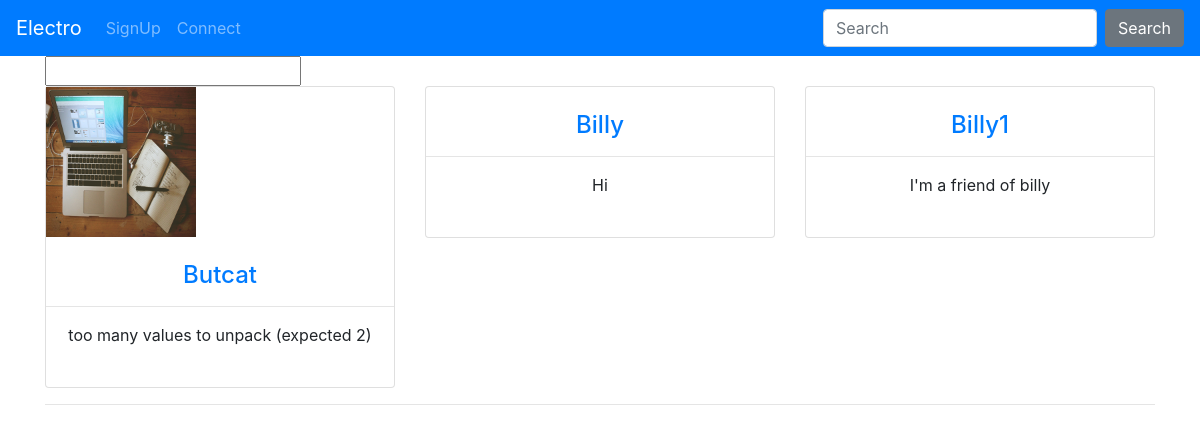
Before: /electro/user with the older database file.
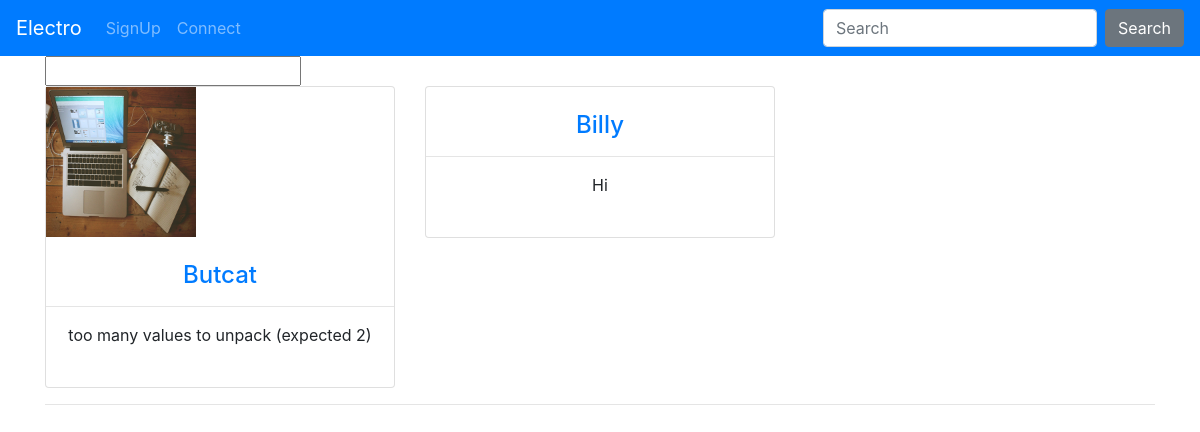
After: the same page with the newer database file.
### electro_social/models.py (models this page shows, shortened)
class UserInfo(models.Model):
    user = models.OneToOneField(settings.AUTH_USER_MODEL,
    on_delete=models.CASCADE)
    profile_picture = models.ImageField(upload_to='img', blank=True)
    description = models.TextField(blank=True)
    friends = models.ManyToManyField('UserInfo', blank=True)
    class Meta():
        ordering = ['user']

### electro_social/views.py (the view)
# urls.py: path('user', views.DisplayUserInfoView.as_view(), name='user'),
class DisplayUserInfoView(ListView):
    model = UserInfo
    form_class = UserProfileSearchForm
    template_name = 'users/user_profile.html'
    context_object_name = 'infos'
    def get_queryset(self):
        form = self.form_class(self.request.GET)
        if form.is_valid():
            return UserInfo.objects.filter(user__username__icontains=form.cleaned_data['user'])
        return UserInfo.objects.all()

### electro_social/templates/users/user_profile.html (shortened to what this page needs)
{% extends 'base.html' %}
{% load static %}
{% block page_content %}
<div class="container" id="padding">
  <form method="GET">
    <input id="user" type="text" name="user">
  </form>
</div>
<div class="container">
  {%  for info in infos  %}
  {% if forloop.counter0|divisibleby:3 %} <div class="row text-center"> {%  endif %}
    <div class="col-md-4">
      <div class="card">
        {% if info.profile_picture %}
        <img class="card-image-top" src="{{ info.profile_picture.url }}" id="profile-picture">
        {% endif %}
        <div class="card-content">
          <br>
          <h4><a href="{% url 'electro:detail' info.user.pk %}">{{ info.user }}</a></h4>
          <hr>
          <p>{{ info.description }}</p>
          <br>
        </div>
      </div>
    </div>
    {%  if forloop.counter|divisibleby:3 or forloop.last %}</div><hr>{%  endif %}
    {%  endfor %}
  </div>
{% endblock %}

Changed rows visible on the page:
removed UserInfo: user "Billy1", description "I'm a friend of billy"
